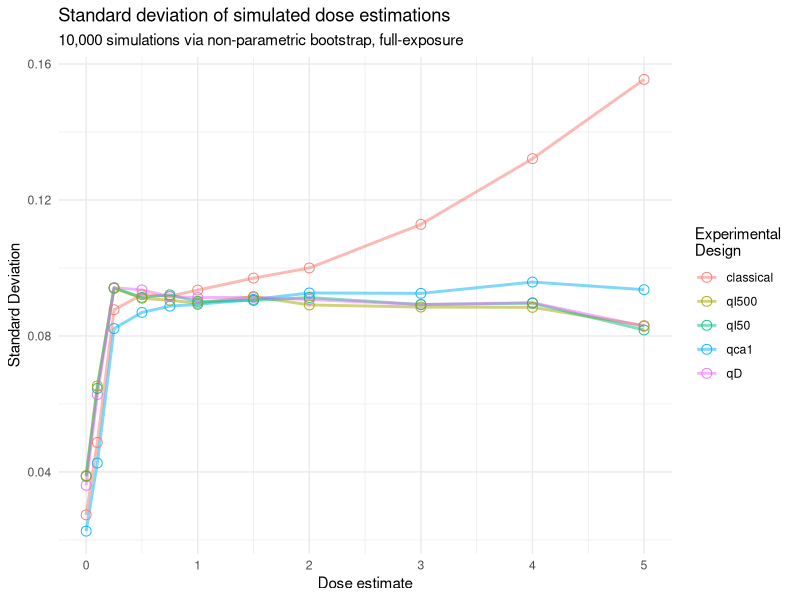
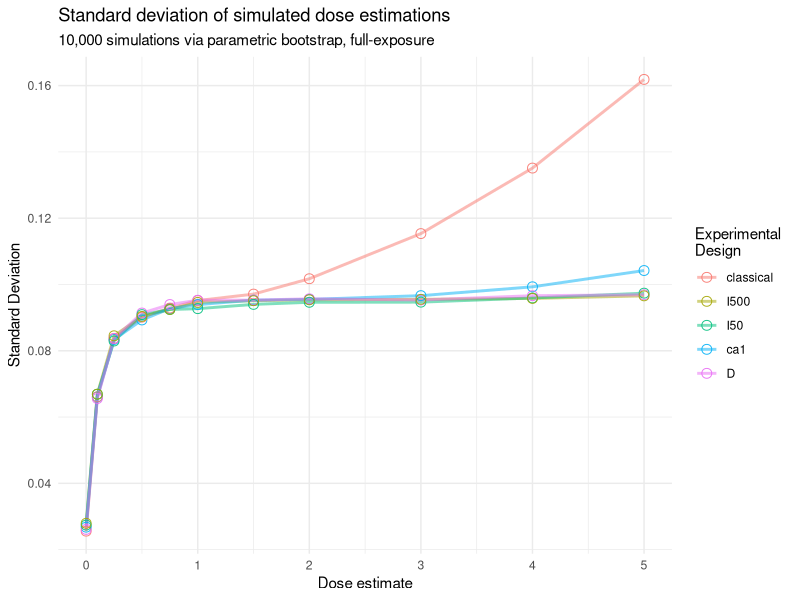
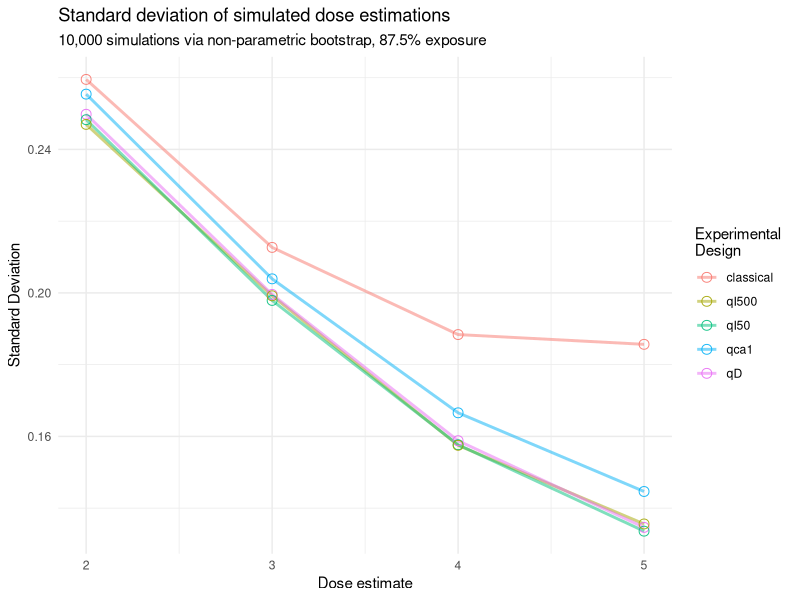
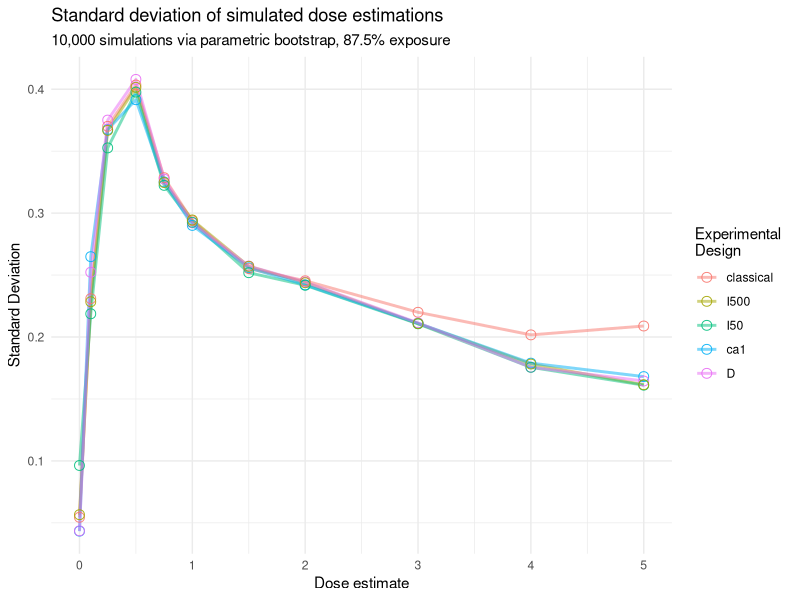
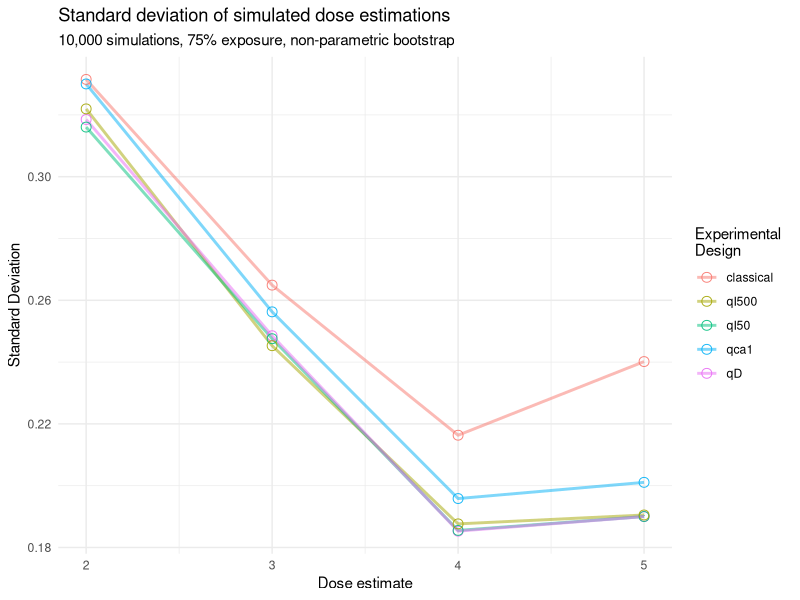
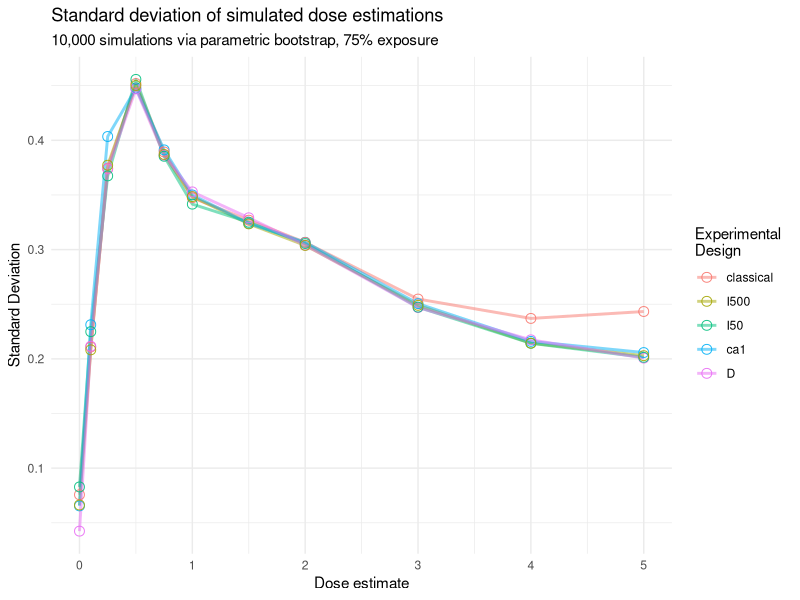
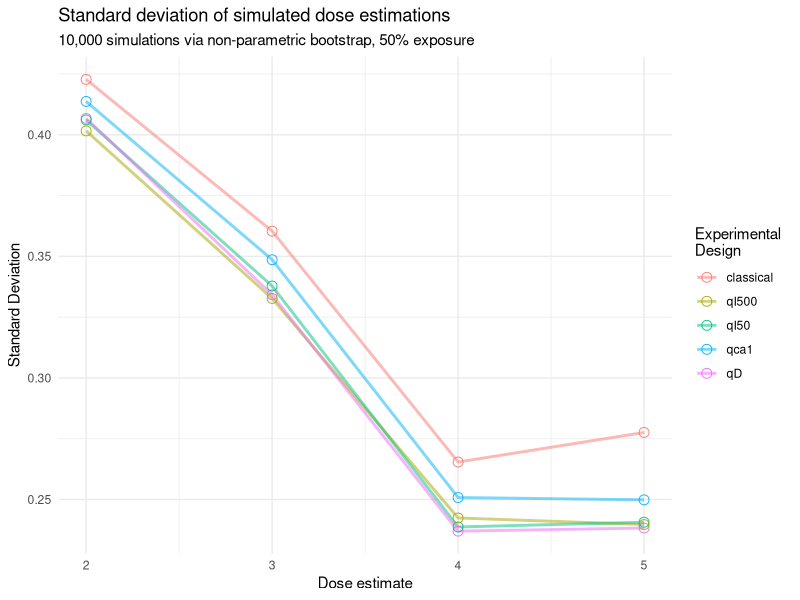
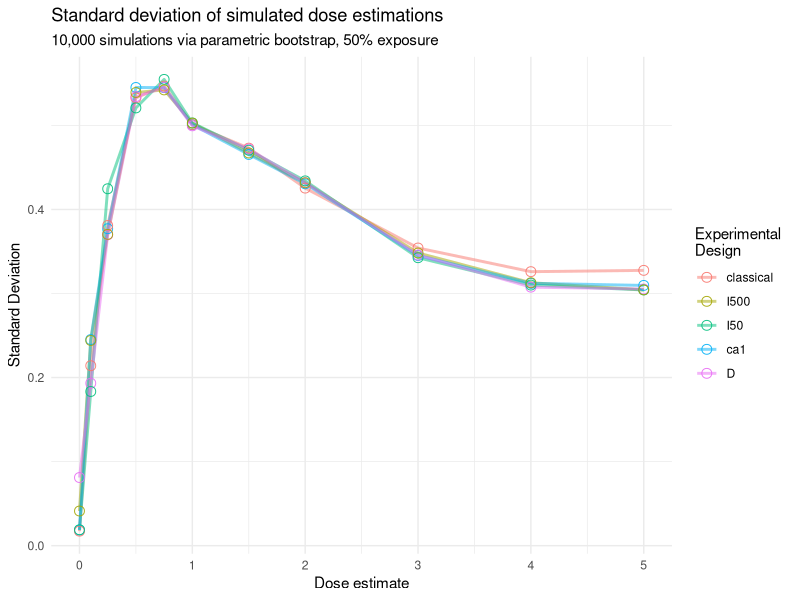

Write the R code that produced these figures, in order.
## ---- chunk 1
knitr::opts_chunk$set(echo = TRUE)
## ---- chunk 2
library(tidyverse)

sd_table <- read.csv("sd_table.csv")

sd_table$design <- factor(sd_table$design, 
                          levels = c("classical", "I500", "qI500", "I50", "qI50",
                                     "ca1", "qca1", "D", "qD"))

frac_plot <- function(s, f) {
  sd_table %>%
    filter(simulation == s,
           irr_frac == f) %>%
    ggplot(aes(x = dose, y = sd, col = design)) +
      geom_line(size = 1, alpha = 0.5) +
      geom_point(size = 3, shape = 1, alpha = 0.9) + 
      labs(x = "Dose estimate", y = "Standard Deviation",
           col = "Experimental \nDesign") +
    theme_minimal()
}
## ---- chunk 3
frac_plot("np", 1) + 
  labs(title = "Standard deviation of simulated dose estimations",
       subtitle = "10,000 simulations via non-parametric bootstrap, full-exposure")
## ---- chunk 4
frac_plot("p", 1) + 
  labs(title = "Standard deviation of simulated dose estimations",
       subtitle = "10,000 simulations via parametric bootstrap, full-exposure")
## ---- chunk 5
frac_plot("np", 0.875) + 
  labs(title = "Standard deviation of simulated dose estimations",
       subtitle = "10,000 simulations via non-parametric bootstrap, 87.5% exposure")
## ---- chunk 6
frac_plot("p", 0.875) + 
  labs(title = "Standard deviation of simulated dose estimations",
       subtitle = "10,000 simulations via parametric bootstrap, 87.5% exposure")
## ---- chunk 7
frac_plot("np", 0.75) + 
  labs(title = "Standard deviation of simulated dose estimations",
       subtitle = "10,000 simulations, 75% exposure, non-parametric bootstrap")
## ---- chunk 8
frac_plot("p", 0.75) + 
  labs(title = "Standard deviation of simulated dose estimations",
       subtitle = "10,000 simulations via parametric bootstrap, 75% exposure")
## ---- chunk 9
frac_plot("np", 0.5) + 
  labs(title = "Standard deviation of simulated dose estimations",
       subtitle = "10,000 simulations via non-parametric bootstrap, 50% exposure")
## ---- chunk 10
frac_plot("p", 0.5) + 
  labs(title = "Standard deviation of simulated dose estimations",
       subtitle = "10,000 simulations via parametric bootstrap, 50% exposure")
## ---- chunk 11
frac_plot("np", 0.25) + 
  labs(title = "Standard deviation of simulated dose estimations",
       subtitle = "10,000 simulations via non-parametric bootstrap, 25% exposure")
## ---- chunk 12
frac_plot("p", 0.25) + 
  labs(title = "Standard deviation of simulated dose estimations",
       subtitle = "10,000 simulations via parametric bootstrap, 25% exposure")
## ---- chunk 13
frac_plot("np", 0.125) + 
  labs(title = "Standard deviation of simulated dose estimations",
       subtitle = "10,000 simulations via non-parametric bootstrap, 12.5% exposure")
## ---- chunk 14
frac_plot("p", 0.125) + 
  labs(title = "Standard deviation of simulated dose estimations",
       subtitle = "10,000 simulations via parametric bootstrap, 12.5% exposure")
## ---- chunk 15
sd_table %>%
  filter(simulation == "np") %>%
  ggplot(aes(x = dose, y = sd, col = design)) +
  geom_line(size = 1, alpha = 0.5) +
  geom_point(size = 3, shape = 1, alpha = 0.9) + 
  facet_grid(. ~ irr_frac) +
  labs(title = "Standard deviation of simulated dose estimations",
       subtitle = "10,000 simulations via non-parametric bootstrap, plot faceted by irradiated fraction", 
       x = "Dose estimate", y = "Standard Deviation", col = "Experimental \nDesign") +
  theme_minimal()
## ---- chunk 16
sd_table %>%
  filter(simulation == "p") %>%
  ggplot(aes(x = dose, y = sd, col = design)) +
  geom_line(size = 1, alpha = 0.5) +
  geom_point(size = 3, shape = 1, alpha = 0.9) + 
  facet_grid(. ~ irr_frac) +
  labs(title = "Standard deviation of simulated dose estimations",
       subtitle = "10,000 simulations via parametric bootstrap, plot faceted by irradiated fraction", 
       x = "Dose estimate", y = "Standard Deviation", col = "Experimental \nDesign") +
  theme_minimal()
